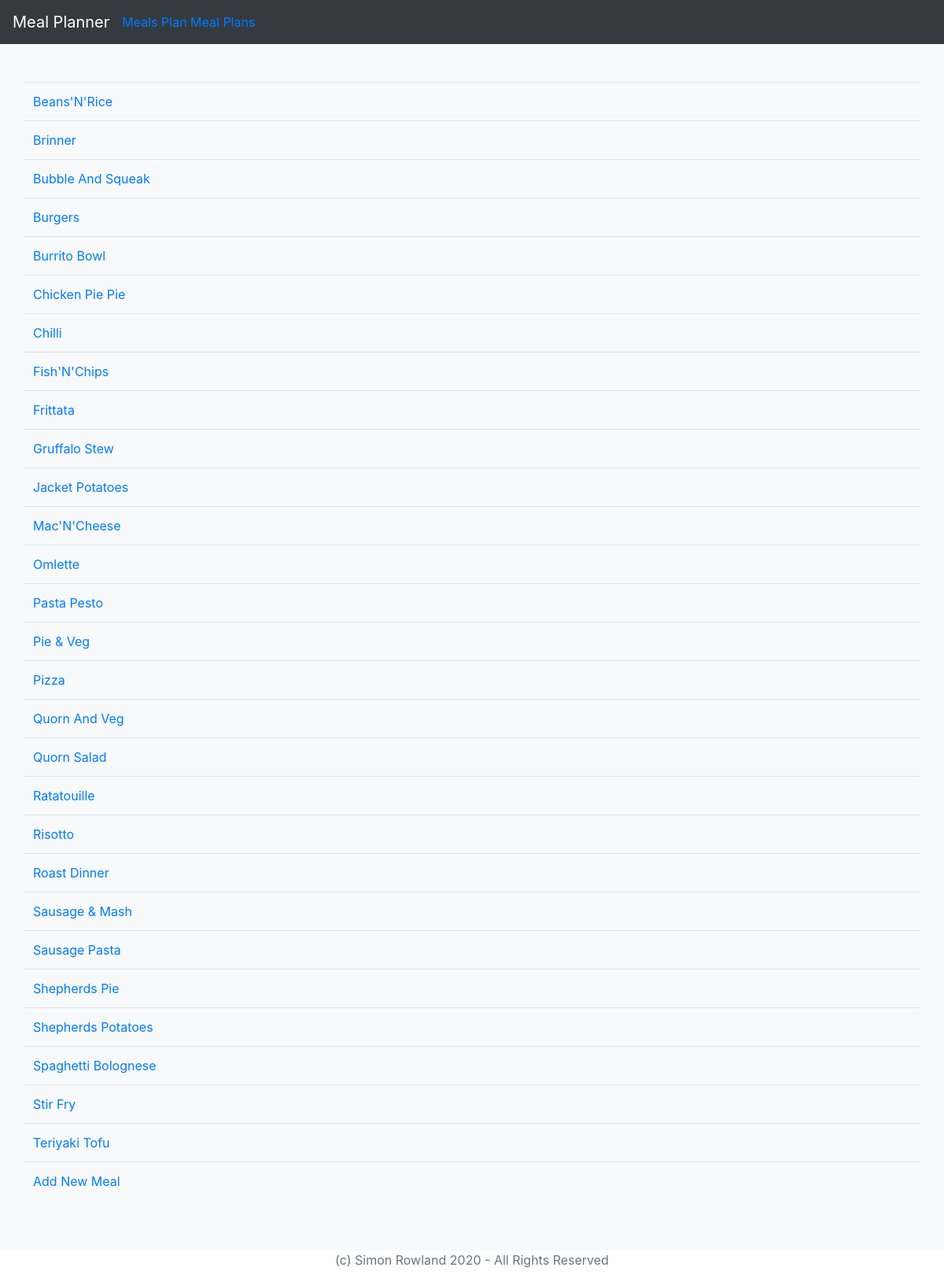
Before: /meals/ with the older database file.
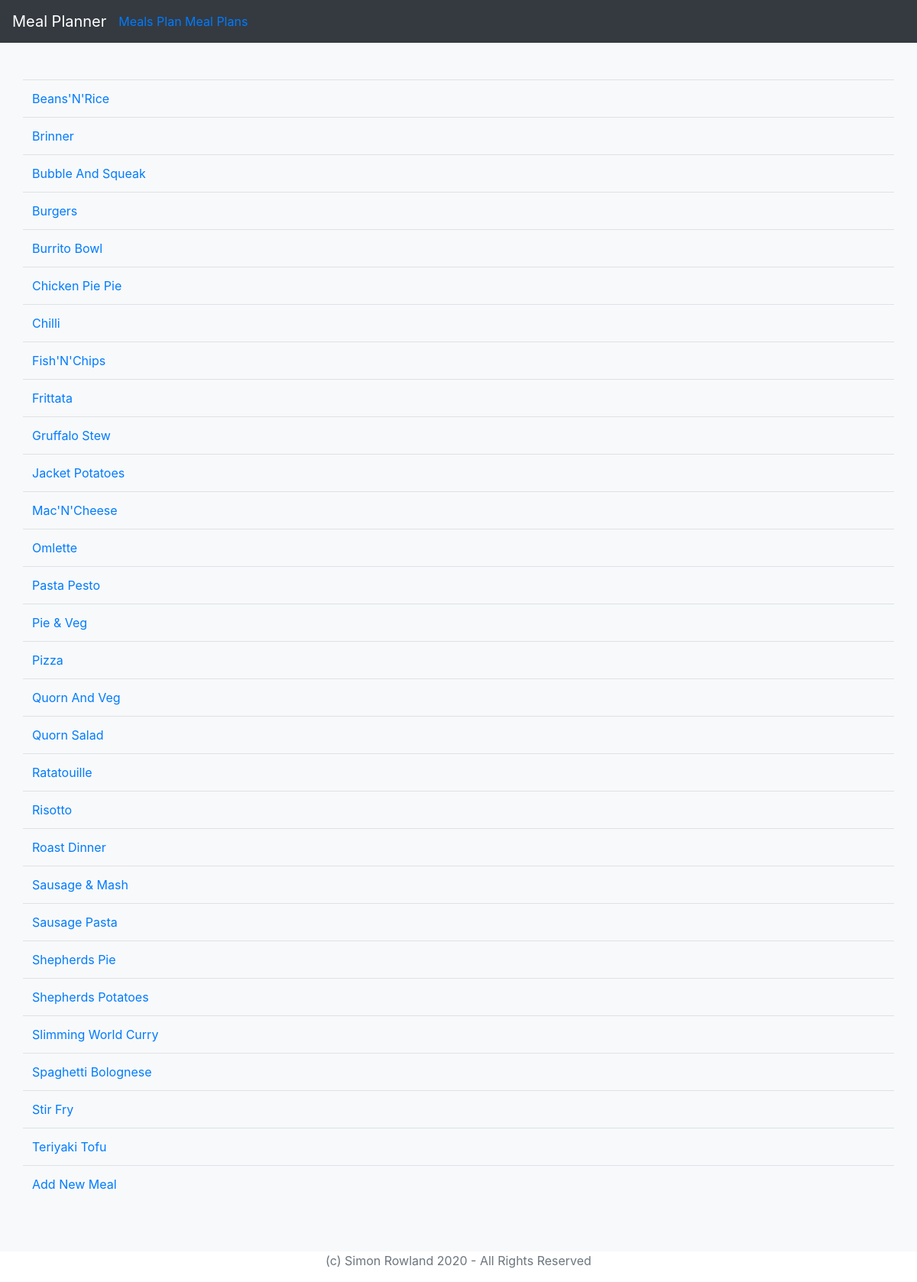
After: the same page with the newer database file.
### meals/models.py (models this page shows, shortened)
class BaseModel(models.Model):
    created = models.DateTimeField(auto_now_add=True)
    updated = models.DateTimeField(auto_now=True)
    class Meta:
        abstract = True

class Meal(BaseModel):
    name = models.CharField(max_length=256)
    difficulty = models.IntegerField()
    healthiness = models.IntegerField()
    class Meta:
        constraints = [
            models.CheckConstraint(
                check=models.Q(difficulty__range=(0, 10)),
                name="difficulty_between_0_and_10",
            ),
            models.CheckConstraint(
                check=models.Q(healthiness__range=(0, 10)),
                name="healthiness_between_0_and_10",
            ),
        ]
        ordering = [
            "name",
        ]

### meals/views.py (the view)
# urls.py: path("", views.IndexView.as_view(), name="index"),
class IndexView(generic.ListView):
    model = Meal
    context_object_name = "meals"

### meals/templates/meals/meal_list.html (shortened to what this page needs)
{% extends 'meals/base.html' %}
{% block content %}
<table class="table">
    <tbody>
        {% if meals %}
        {% for meal in meals %}
        <tr>
            <td><a href="{% url 'meals:detail' meal.id %}">{{meal.name}}</a></td>
        </tr>
        {% endfor %}
        {% else %}
        <tr>
            <td>No meals yet!</td>
        </tr>
        {% endif %}
        <tr>
            <td><a href="{% url 'meals:create' %}">Add New Meal</a></td>
        </tr>
    </tbody>
</table>
{% endblock %}

### meals/templates/meals/base.html (shortened to what this page needs)
<!doctype html>
<html lang="en">
<head>
    <link href="https://stackpath.bootstrapcdn.com/bootstrap/4.5.2/css/bootstrap.min.css" rel="stylesheet">
</head>
<body>
    <header>
        <nav class="navbar navbar-expand-lg navbar-dark bg-dark">
            <a class="navbar-brand" href="/meals/">Meal Planner</a>
            <a class="nav-item" href="/meals/">Meals</a>
            <a class="nav-item" href="">&nbsp;</a>
            <a class="nav-item" href="/meals/plan/">Plan</a>
            <a class="nav-item" href="">&nbsp;</a>
            <a class="nav-item" href="/meals/meal_plans/">Meal Plans</a>
        </nav>
    </header>
    <main role="main">
        <div class="album py-5 bg-light">
            <div class="container">
                <div class="row">
                    {% block content %}{% endblock %}
                </div>
            </div>
        </div>
    </main>
    <footer class="text-muted">
        <div class="container">
            <p class="text-center">(c) Simon Rowland 2020 - All Rights Reserved</p>
        </div>
    </footer>
</body>
</html>

Changed rows visible on the page:
added Meal: name "Slimming World Curry"
